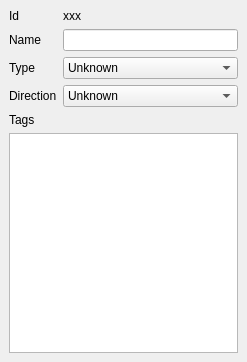
<ui version="4.0" >
 <class>RoadProperties</class>
 <widget class="QWidget" name="RoadProperties" >
  <property name="geometry" >
   <rect>
    <x>0</x>
    <y>0</y>
    <width>247</width>
    <height>362</height>
   </rect>
  </property>
  <property name="windowTitle" >
   <string>Form</string>
  </property>
  <layout class="QVBoxLayout" >
   <property name="margin" >
    <number>9</number>
   </property>
   <property name="spacing" >
    <number>6</number>
   </property>
   <item>
    <layout class="QGridLayout" >
     <property name="margin" >
      <number>0</number>
     </property>
     <property name="spacing" >
      <number>6</number>
     </property>
     <item row="0" column="1" >
      <widget class="QLabel" name="Id" >
       <property name="text" >
        <string>xxx</string>
       </property>
      </widget>
     </item>
     <item row="1" column="1" >
      <widget class="QLineEdit" name="Name" />
     </item>
     <item row="1" column="0" >
      <widget class="QLabel" name="label_3" >
       <property name="text" >
        <string>Name</string>
       </property>
      </widget>
     </item>
     <item row="2" column="0" >
      <widget class="QLabel" name="label_5" >
       <property name="text" >
        <string>Type</string>
       </property>
      </widget>
     </item>
     <item row="3" column="0" >
      <widget class="QLabel" name="label_2" >
       <property name="text" >
        <string>Direction</string>
       </property>
      </widget>
     </item>
     <item row="0" column="0" >
      <widget class="QLabel" name="label" >
       <property name="text" >
        <string>Id</string>
       </property>
      </widget>
     </item>
     <item row="3" column="1" >
      <widget class="QComboBox" name="TrafficDirection" >
       <item>
        <property name="text" >
         <string>Unknown</string>
        </property>
       </item>
       <item>
        <property name="text" >
         <string>Both ways</string>
        </property>
       </item>
       <item>
        <property name="text" >
         <string>One way</string>
        </property>
       </item>
       <item>
        <property name="text" >
         <string>Other way</string>
        </property>
       </item>
      </widget>
     </item>
     <item row="2" column="1" >
      <widget class="QComboBox" name="Highway" >
       <item>
        <property name="text" >
         <string>Unknown</string>
        </property>
       </item>
       <item>
        <property name="text" >
         <string>moterway</string>
        </property>
       </item>
       <item>
        <property name="text" >
         <string>moterway_link</string>
        </property>
       </item>
       <item>
        <property name="text" >
         <string>trunk</string>
        </property>
       </item>
       <item>
        <property name="text" >
         <string>trunk_link</string>
        </property>
       </item>
       <item>
        <property name="text" >
         <string>primary</string>
        </property>
       </item>
       <item>
        <property name="text" >
         <string>primary_link</string>
        </property>
       </item>
       <item>
        <property name="text" >
         <string>secondary</string>
        </property>
       </item>
       <item>
        <property name="text" >
         <string>residential</string>
        </property>
       </item>
       <item>
        <property name="text" >
         <string>unclassified</string>
        </property>
       </item>
       <item>
        <property name="text" >
         <string>track</string>
        </property>
       </item>
       <item>
        <property name="text" >
         <string>service</string>
        </property>
       </item>
       <item>
        <property name="text" >
         <string>bridleway</string>
        </property>
       </item>
       <item>
        <property name="text" >
         <string>footway</string>
        </property>
       </item>
       <item>
        <property name="text" >
         <string>cycleway</string>
        </property>
       </item>
       <item>
        <property name="text" >
         <string>steps</string>
        </property>
       </item>
      </widget>
     </item>
    </layout>
   </item>
   <item>
    <widget class="QLabel" name="label_4" >
     <property name="text" >
      <string>Tags</string>
     </property>
    </widget>
   </item>
   <item>
    <widget class="QTableView" name="TagView" />
   </item>
  </layout>
 </widget>
 <resources/>
 <connections/>
</ui>
